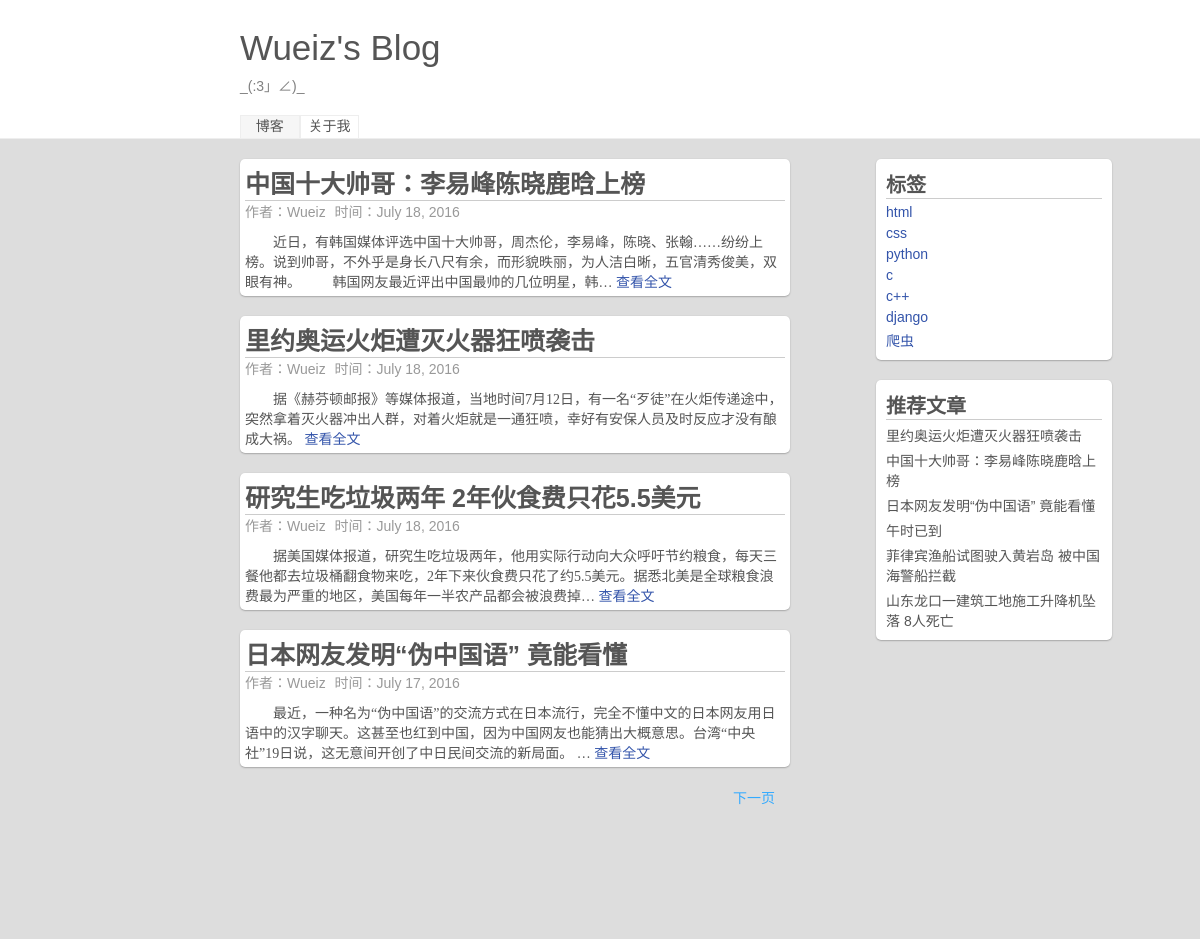
The page / on the database its author committed.
### myblog/models.py (models this page shows, shortened)
class article(models.Model):
    title = models.CharField('标题',max_length=200)
    content = models.TextField('内容',max_length=1000)
    date = models.DateField('日期')
    author = models.ManyToManyField('author')
    tag = models.ManyToManyField('tag')
    recommond = models.BooleanField('推荐',default=False)
    class Meta:
        verbose_name = '文章'
        verbose_name_plural = verbose_name
        ordering = ['-date']

class author(models.Model):
    name = models.CharField('作者名',max_length=10)
    email = models.EmailField('邮箱')
    class Meta:
        verbose_name = '作者'
        verbose_name_plural = verbose_name

class tag(models.Model):
    name = models.CharField('标签名',max_length=10)
    class Meta:
        verbose_name = '标签'
        verbose_name_plural = verbose_name

### myblog/views.py (the view)
# urls.py: url(r'^$',index,name='index'),
def index(requests):
    art_list = article.objects.all().order_by('-id')[:4]
    tag_list = tag.objects.all()
    recommond_list = article.objects.filter(recommond=True)
    if(len(article.objects.all())>4):
        next = True
    else:
        next = True
    return render(requests,'blog.html',{'art_list':art_list,'tag_list':tag_list,'recommond_list':recommond_list,'next':next,'pre':False})

### myblog/templates/blog.html (shortened to what this page needs)
<html>
<head>
</head>
{% load staticfiles %}
<link rel="stylesheet" type="text/css" href="{% static "css/style.css" %}">
<link rel="stylesheet" type="text/css" href="{% static "css/reset.css" %}">
<body>
	<header class='blog_header'>
		<div class='top_fixed'>
			<p class="blog_name">Wueiz's Blog</p>
			<p class="blog_info">_(:3」∠)_</p>
			<a href="{% url 'index' %}" class='top_button choice' title='我的博客'>博客</a><a href="#" class='top_button ' title='关于我'>关于我</a>
		</div>
	</header>
	<main class='blog_main'>
		<div class='left_main'>
            {% for art in art_list %}
			<div class='article_card'>
				<div class="article_title"><p>{{ art.title }}</p></div>
				<div class="article_info">
					<div class="article_auto">作者：{{ art.author.all.0.name }}</div>
					<div class="article_time">时间：{{ art.date }}</div>
				</div>
				<div class="article_content">
					{{  art.content|truncatechars_html:101 }}
                    {% if art == art_list.0 %}
					<a href='/article/{{ art.id }}' id="article" class='article_all'>查看全文</a>
                    {% else %}
                    <a href='/article/{{ art.id }}' class='article_all'>查看全文</a>
                    {% endif %}
				</div>
			</div>
            {% endfor %}
            {% if next %}
			    <div class='then page_button'>下一页</div>
            {% else %}
                <div class='then page_button' style="display:none">下一页</div>
            {% endif %}
		</div>
		<div class="right_main">
			<div class="pigeonhole right_card">
				<div class="pig_info">标签</div>
				<ul>
                    {% for tag in tag_list %}
					<li class='pig_item'><a href='/tag/{{ tag.id }}'>{{ tag.name }}</a></li>
					{% endfor %}
				</ul>
			</div>
			<div class="recommond right_card">
				<div class="re_info">推荐文章</div>
				<ul>
                    {% for recommond in recommond_list %}
					<li class='re_item'><a href='/article/{{ recommond.id }}'>{{ recommond.title }}</a></li>
					{% endfor %}
				</ul>
			</div>
		</div>
	</main>
</body>
</html>

### myblog/static/css/style.css (style rules this page uses)
html,body { width: 100%; height: 100%; }
.blog_header { height: 138px; width: 100%; border-bottom: 1px solid #eee; }
.top_fixed { width: 80%; margin-left:20%; height: 110px; padding-top: 28px; }
.blog_name { font-size: 2.5em; font-weight: blod; margin-bottom: 7px; }
.blog_info { color:gray; margin-bottom: 20px; }
.top_button { display: inline-block; height: 20%; line-height: 1.5; width: 6%; text-align: center; margin: 0; border:1px solid #eee; text-decoration: none; }
.choice { background-color: #F6F6F6; }
.blog_main { background-color: #ddd; width: 100%; height: 100%; }
.left_main { float:left; width: 50%; margin-left: 20%; }
.right_main { float: right; width: 20%; margin-right: 7%; }
.article_card { width:90%; padding: 5px; margin-top: 20px; background-color: #fff ; border-radius: 5px; box-shadow: 0 .05rem .1rem rgba(0,0,0,.3); }
.article_title { width:100%; font-size: 25px; font-weight: 600; border-bottom: 1px solid #ccc; }
.article_info { width: 100%; margin-bottom: 10px; }
.article_time,.article_auto { display: inline-block; margin-right: 5px; color: #999; }
.article_content { text-indent: 2em; font-family: "Microsoft YaHei"; }
.article_all { color:#3354AA; }
.right_card { width:90%; padding: 10px; margin-top: 20px; background-color: #fff ; border-radius: 5px; box-shadow: 0 .05rem .1rem rgba(0,0,0,.3); }
.pig_item,.re_item { display: block; margin-top: 5px; }
.pig_item > a { color:#3354aa; }
.pig_info , .re_info { font-size: 20px; font-weight: 700; border-bottom: 1px solid #ccc; }
.page_button { color:#3af; display: inline-block; margin-top: 20px; cursor:pointer; }
.then { float:right; margin-right: 65px; }

### rows shown on the page
article: title "中国十大帅哥：李易峰陈晓鹿晗上榜", author.all.0.name "Wueiz", date "July 18, 2016", content "近日，有韩国媒体评选中国十大帅哥，周杰伦，李易峰，陈晓、张翰……纷纷上榜。说到帅哥，不外乎是身长八尺有余，而形貌昳丽，为人洁白晰，五官清秀俊美，双眼有神。 韩国网友最近评出中国最帅的几位明星，韩…"
article: title "里约奥运火炬遭灭火器狂喷袭击", author.all.0.name "Wueiz", date "July 18, 2016", content "据《赫芬顿邮报》等媒体报道，当地时间7月12日，有一名“歹徒”在火炬传递途中，突然拿着灭火器冲出人群，对着火炬就是一通狂喷，幸好有安保人员及时反应才没有酿成大祸。"
article: title "研究生吃垃圾两年 2年伙食费只花5.5美元", author.all.0.name "Wueiz", date "July 18, 2016", content "据美国媒体报道，研究生吃垃圾两年，他用实际行动向大众呼吁节约粮食，每天三餐他都去垃圾桶翻食物来吃，2年下来伙食费只花了约5.5美元。据悉北美是全球粮食浪费最为严重的地区，美国每年一半农产品都会被浪费掉…"
article: title "日本网友发明“伪中国语” 竟能看懂", author.all.0.name "Wueiz", date "July 17, 2016", content "最近，一种名为“伪中国语”的交流方式在日本流行，完全不懂中文的日本网友用日语中的汉字聊天。这甚至也红到中国，因为中国网友也能猜出大概意思。台湾“中央社”19日说，这无意间开创了中日民间交流的新局面。 …"
tag: name "html"
tag: name "css"
tag: name "python"
tag: name "c"
tag: name "c++"
tag: name "django"
tag: name "爬虫"
article: title "午时已到"
article: title "菲律宾渔船试图驶入黄岩岛 被中国海警船拦截"
article: title "山东龙口一建筑工地施工升降机坠落 8人死亡"
